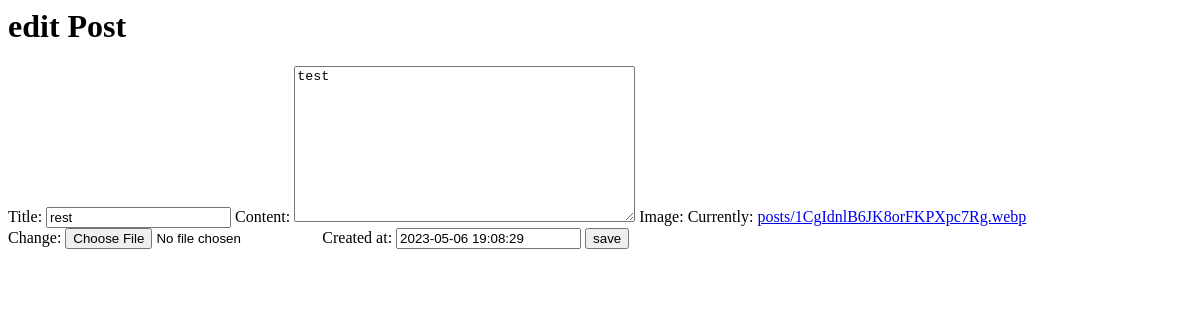
The page /blog/3/edit on the database as committed earlier.
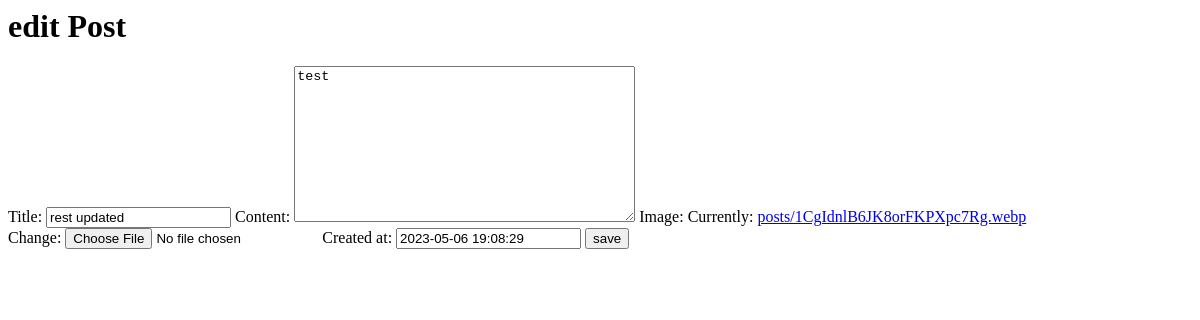
The same page on the database as committed later.
### posts/models.py (models this page shows, shortened)
class Post(models.Model):
    title = models.CharField(max_length=100)
    content = models.TextField(max_length=10000)
    image = models.ImageField(upload_to='posts/')
    author = models.ForeignKey(Author , on_delete=models.CASCADE , related_name='post_author')
    tags = TaggableManager()
    created_at = models.DateTimeField(default=timezone.now)

### posts/views.py (the view)
# urls.py: path('blog/<int:post_id>/edit' , post_edit) ,
def post_edit(request,post_id):
    data = Post.objects.get(id=post_id)
    if request.method == 'POST':
        form = PostForm(request.POST,request.FILES,instance = data)
        if form.is_valid():
            myform = form.save(commit=False)
            author = Author.objects.get(user=request.user)
            myform.author = author
            myform.save()
            return redirect('/blog')
    else:
        form = PostForm(instance=data)
    return render(request,'edit.html',{'form':form})

### posts/forms.py
class PostForm(forms.ModelForm):
    class Meta:
        model = Post
        fields = '__all__'
        exclude = ('author',)

### posts/templates/edit.html (shortened to what this page needs)
<h1> edit Post </h1>
<form method="post" enctype="multipart/form-data">
    {{form}}
    <input type="submit" value="save">
</form>

Rows that differ between the two databases and show on the page:
changed Post "test": title "rest" → "rest updated"
